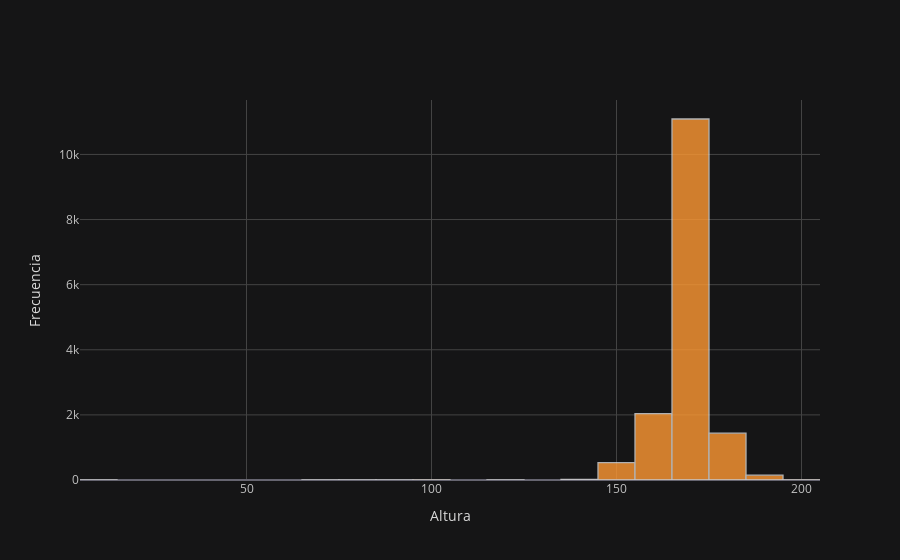

Notebook code cell kept with this figure:
### Code cell
#hsiograma altura

prueba['height'].iplot(kind='hist', bins=25, xTitle='Altura', yTitle='Frecuencia')

### Figure 1 — Plotly figure (JSON) as saved in the notebook; plotly's stock layout.template omitted (floating-point values rounded to 4 significant figures; data arrays with more than 128 entries replaced by an {"elided": "..."} marker saying what was removed)
{"data": [{"histfunc": "count", "histnorm": "", "marker": {"color": "rgba(255, 153, 51, 1.0)", "line": {"color": "#D9D9D9", "width": 1.3}}, "name": "height", "nbinsx": 25, "opacity": 0.8, "orientation": "v", "type": "histogram", "x": {"elided": "15285 float values"}}], "layout": {"barmode": "overlay", "legend": {"bgcolor": "#151516", "font": {"color": "#D9D9D9"}}, "paper_bgcolor": "#151516", "plot_bgcolor": "#151516", "title": {"font": {"color": "#D9D9D9"}}, "xaxis": {"gridcolor": "#434343", "showgrid": true, "tickfont": {"color": "#C2C2C2"}, "title": {"font": {"color": "#D9D9D9"}, "text": "Altura"}, "zerolinecolor": "#666570"}, "yaxis": {"gridcolor": "#434343", "showgrid": true, "tickfont": {"color": "#C2C2C2"}, "title": {"font": {"color": "#D9D9D9"}, "text": "Frecuencia"}, "zerolinecolor": "#666570"}}}
